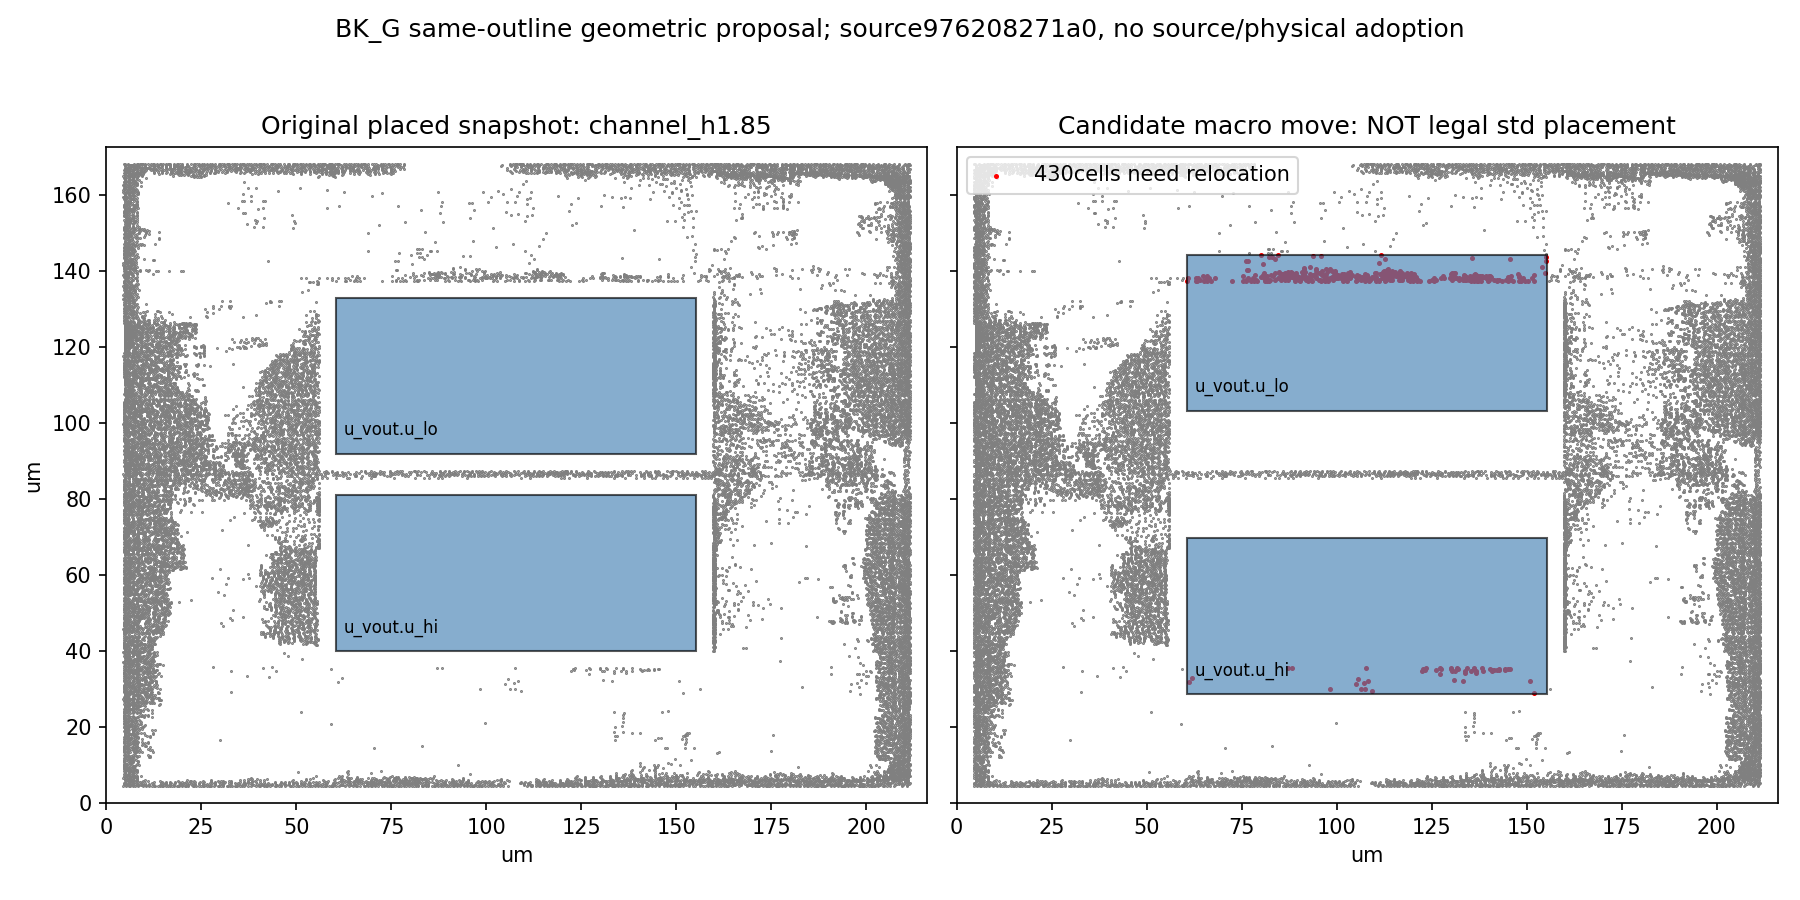

The script that saved this image:
"""Same-outline BK_G macro-gap estimate. Input is immutable old placed census."""
import json,hashlib
from pathlib import Path
import matplotlib
matplotlib.use('Agg')
import matplotlib.pyplot as plt
from matplotlib.patches import Rectangle
R=Path(__file__).resolve().parent
src=R/'bkg_e1_geom.tsv';cells=[]
for line in src.open():
 a=line.rstrip().split('\t')
 if a[0]=='C':cells.append(dict(kind=a[2],master=a[3],box=list(map(float,a[4:8])),name=a[8]))
old=[c for c in cells if c['kind']=='M'];shift=11.328
new=[]
for j,c in enumerate(sorted(old,key=lambda c:c['box'][1])):
 b=c['box'].copy();dy=-shift if j==0 else shift;b[1]+=dy;b[3]+=dy;new.append(dict(c,box=b,shift_y_um=dy))
def hit(a,b):return min(a[2],b[2])>max(a[0],b[0]) and min(a[3],b[3])>max(a[1],b[1])
affected=[c for c in cells if c['kind']!='M' and any(hit(c['box'],m['box']) for m in new)]
oldgap=old[1]['box'][1]-old[0]['box'][3];newgap=new[1]['box'][1]-new[0]['box'][3]
r=dict(status='STRUCTURAL_ESTIMATE_ONLY_NOT_LEGAL_PLACEMENT',source='intel1 s81ck/geom/s81ck2_bkg/geom.tsv',source_sha256=hashlib.sha256(src.read_bytes()).hexdigest(),source_kit_rev='976208271a0',outline_um=[216,172.8],old_macros=old,candidate_macros=new,old_gap_um=oldgap,candidate_gap_um=newgap,shift_is_integer_0p192_um=round(shift/.192),old_horizontal_channel_ratio=1.85,same_demand_inverse_gap_ratio_estimate=1.85*oldgap/newgap,old_cells_newly_on_macros=len(affected),affected_dff=sum('DFF' in c['master'] for c in affected),changes=dict(external_pins=0,outline=0,RTL=0,cycles=0),limitations=['430+ existing cell locations need fresh legalization/GPL; no current placed fit claim','Channel ratio is a first-order capacity estimate; exact new routing census required','Current source/typed-memory ABI must be reconciled before fresh GEN','Full native clock with actual two SRAM clock pins required','Old GRT0 used8iterations and does not meet current50 gate'])
(R/'estimate.json').write_text(json.dumps(r,indent=2)+'\n')
fig,axs=plt.subplots(1,2,figsize=(12,6),sharex=True,sharey=True)
for ax,ms,title in zip(axs,[old,new],['Original placed snapshot: channel_h1.85','Candidate macro move: NOT legal std placement']):
 ax.scatter([(c['box'][0]+c['box'][2])/2 for c in cells if c['kind']!='M'],[(c['box'][1]+c['box'][3])/2 for c in cells if c['kind']!='M'],s=.2,c='gray')
 if ms is new:ax.scatter([(c['box'][0]+c['box'][2])/2 for c in affected],[(c['box'][1]+c['box'][3])/2 for c in affected],s=2,c='red',label=f'{len(affected)}cells need relocation')
 for m in ms:
  b=m['box'];ax.add_patch(Rectangle((b[0],b[1]),b[2]-b[0],b[3]-b[1],fc='steelblue',alpha=.65,ec='black'));ax.text(b[0]+2,b[1]+5,m['name'],fontsize=8)
 ax.set_xlim(0,216);ax.set_ylim(0,172.8);ax.set_aspect('equal');ax.set_title(title);ax.set_xlabel('um');ax.legend(loc='upper left') if ms is new else None
axs[0].set_ylabel('um');fig.suptitle('BK_G same-outline geometric proposal; source976208271a0, no source/physical adoption');fig.tight_layout();fig.savefig(R/'estimate.png',dpi=150)
print({k:r[k] for k in ['candidate_gap_um','same_demand_inverse_gap_ratio_estimate','old_cells_newly_on_macros','affected_dff']})
